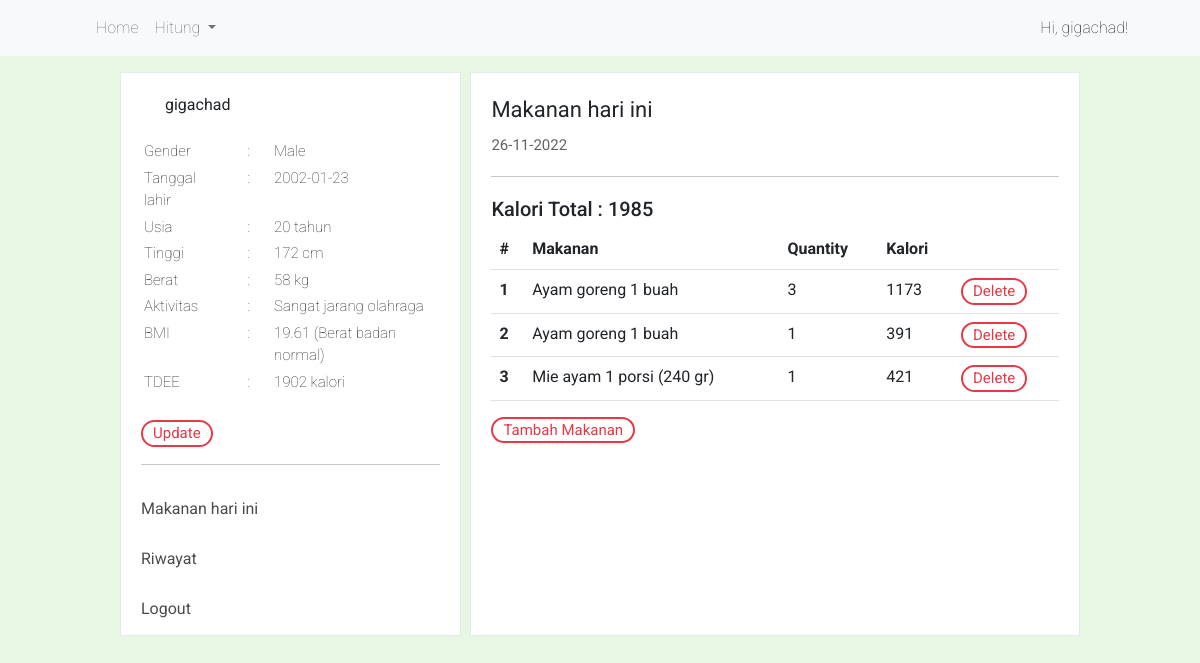
The app's page /views/akun.php (signed in) with its own data.
### tables this page shows
CREATE TABLE `badan` (
  `id_badan` int NOT NULL AUTO_INCREMENT,
  `berat` int DEFAULT NULL,
  `tinggi` int DEFAULT NULL,
  `id_exercise` int DEFAULT NULL,
  `date` date DEFAULT NULL,
  `id_user` int DEFAULT NULL,
  `status` varchar(45) DEFAULT NULL,
  `bmi` float DEFAULT NULL,
  `tdee` int DEFAULT NULL,
  PRIMARY KEY (`id_badan`),
  KEY `id_user_idx` (`id_user`),
  KEY `id_exercise_idx` (`id_exercise`),
  CONSTRAINT `id_exercises` FOREIGN KEY (`id_exercise`) REFERENCES `exercise` (`id_exercise`),
  CONSTRAINT `id_user` FOREIGN KEY (`id_user`) REFERENCES `user` (`id_user`)
);

CREATE TABLE `user` (
  `id_user` int NOT NULL AUTO_INCREMENT,
  `username` varchar(45) NOT NULL,
  `tanggal_lahir` date DEFAULT NULL,
  `password` varchar(45) NOT NULL,
  `gender` varchar(45) NOT NULL,
  PRIMARY KEY (`id_user`)
);

CREATE TABLE `exercise` (
  `id_exercise` int NOT NULL,
  `aktivitas` varchar(45) DEFAULT NULL,
  `poin` float DEFAULT NULL,
  PRIMARY KEY (`id_exercise`)
);

CREATE TABLE `riwayat_harian` (
  `id_riwayat` int NOT NULL AUTO_INCREMENT,
  `id_badan` int DEFAULT NULL,
  `date_riwayat` date DEFAULT NULL,
  `kalori_makanan` float DEFAULT NULL,
  PRIMARY KEY (`id_riwayat`),
  KEY `id_badan_idx` (`id_badan`),
  CONSTRAINT `id_badan` FOREIGN KEY (`id_badan`) REFERENCES `badan` (`id_badan`)
);

CREATE TABLE `makanan_harian` (
  `id_makanan_harian` int NOT NULL AUTO_INCREMENT,
  `id_makanan` int DEFAULT NULL,
  `jumlah` int DEFAULT NULL,
  `id_riwayat` int DEFAULT NULL,
  PRIMARY KEY (`id_makanan_harian`),
  KEY `id_maknan_idx` (`id_makanan`),
  KEY `id_riwayat_harian_idx` (`id_riwayat`),
  CONSTRAINT `id_makanan` FOREIGN KEY (`id_makanan`) REFERENCES `makanan` (`id_makanan`),
  CONSTRAINT `id_riwayat_harian` FOREIGN KEY (`id_riwayat`) REFERENCES `riwayat_harian` (`id_riwayat`)
);

CREATE TABLE `makanan` (
  `id_makanan` int NOT NULL,
  `nama_makanan` varchar(45) DEFAULT NULL,
  `kalori` int DEFAULT NULL,
  `ukuran` varchar(45) DEFAULT NULL,
  PRIMARY KEY (`id_makanan`)
);

### views/akun.php (the view, shortened to what this page needs)
<?php
include '../proses/connect.php';
$id_user = $_SESSION['id_user'];
$sql = "SELECT * FROM user INNER jOIN badan ON user.id_user = badan.id_user INNER JOIN exercise ON badan.id_exercise = exercise.id_exercise WHERE badan.id_user = $id_user AND badan.status = 'active' AND badan.id_exercise = exercise.id_exercise;";
$query = $connect->query($sql);
$data_badan = $query->fetch_assoc();
$dateOfBirth = $data_badan['tanggal_lahir'];
$today = date("d-m-Y");
$age = date_diff(date_create($dateOfBirth), date_create($today));
$bmi = $data_badan['bmi'];
$currentDate = date("Y/m/d");
$id_badan = $data_badan['id_badan'];
$sql = "SELECT * FROM user INNER JOIN badan ON user.id_user = badan.id_user INNER JOIN riwayat_harian ON badan.id_badan = riwayat_harian.id_badan WHERE badan.status = 'active' AND user.id_user = $id_user AND riwayat_harian.date_riwayat = '$currentDate' AND riwayat_harian.id_badan = $id_badan";
$query = $connect->query($sql);
$cek = mysqli_num_rows($query);
$data_riwayat = $query->fetch_assoc();
if ($cek == 0) {
    $sql = "INSERT INTO riwayat_harian (id_badan, date_riwayat, kalori_makanan) VALUES ($id_badan, '$currentDate',0)";
    $query = $connect->query($sql);
    if ($query) {
        $id_riwayat = $connect->insert_id;
        $_SESSION['id_riwayat'] = $id_riwayat;
    }
} else {
    $id_riwayat = $data_riwayat['id_riwayat'];
}
?>
<!DOCTYPE html>
<html lang="en">
<head>
    <link href="https://cdn.jsdelivr.net/npm/bootstrap@5.2.2/dist/css/bootstrap.min.css" rel="stylesheet">
    <link rel="stylesheet" href="../styles/default.css">
    <link rel="stylesheet" href="../styles/container.css">
    <link rel="stylesheet" href="../styles/grid.css">
    <link rel="stylesheet" href="../styles/margin.css">
    <link rel="stylesheet" href="../styles/shape.css">
    <link rel="stylesheet" href="../styles/size.css">
    <link rel="stylesheet" href="../styles/button.css">
    <link rel="stylesheet" href="../styles/input.css">
    <link rel="stylesheet" href="../styles/text.css">
</head>
<body>
    <div>
        <?php
        $page = "akun";
        include 'navbar.php' ?>
    </div>
    <div class="container-akun">
        <div class="grid-2-akun">
            <div class="container-border-gray">
                <div class="container-border-gray-profile">
                    <div class="underline">
                        <?php echo $_SESSION['username'] ?>
                        <table class="table-akun-desc v-align-top m-top-20px">
                            <tr>
                                <td>
                                    Gender
                                </td>
                                <td>:</td>
                                <td>
                                    <?php echo $data_badan['gender']; ?>
                                </td>
                            </tr>
                            <tr>
                                <td>
                                    Tanggal lahir
                                </td>
                                <td> : </td>
                                <td>
                                    <?php echo $data_badan['tanggal_lahir']; ?>
                                </td>
                            </tr>
                            <tr>
                                <td>
                                    Usia
                                </td>
                                <td>:</td>
                                <td>
                                    <?php echo $age->format('%y tahun'); ?>
                                </td>
                            </tr>
                            <tr>
                                <td>
                                    Tinggi
                                </td>
                                <td>:</td>
                                <td>
                                    <?php echo $data_badan['tinggi'] . " cm"; ?>
                                </td>
                            </tr>
                            <tr>
                                <td>
                                    Berat
                                </td>
                                <td>:</td>
                                <td>
                                    <?php echo $data_badan['berat'] . " kg"; ?>
                                </td>
                            </tr>
                            <tr>
                                <td>
                                    Aktivitas
                                </td>
                                <td>:</td>
                                <td>
                                    <?php echo $data_badan['aktivitas']; ?>
                                </td>
                            </tr>
                            <tr>
                                <td>
                                    BMI
                                </td>
                                <td>:</td>
                                <td>
                                    <?php echo $bmi . " ";
                                    if ($bmi >= 16 && $bmi < 18.5) {
                                        echo "(Berat badan kurang)";
                                    } else if ($bmi < 16) {
                                        echo "(Berat badan kurang berat)";
                                    } else if ($bmi >= 18.5 && $bmi < 25) {
                                        echo "(Berat badan normal)";
                                    } else if ($bmi >= 25 && $bmi < 30) {
                                        echo "(Berat badan berlebih)";
                                    } else if ($bmi >= 30) {
                                        echo "(Obesitas)";
                                    } ?>
                                </td>
                            </tr>
                            <tr>
                                <td>
                                    TDEE
                                </td>
                                <td>:</td>
                                <td>
                                    <?php echo $data_badan['tdee'] . " kalori"; ?>
                                </td>
                            </tr>
                        </table>
                        <br>
                        <a href="update_badan.php"><button class="button-akun">Update</button></a>
                    </div>
                </div>
                <div>
                    <a href="akun.php">
                        <div class="container-menu-akun">
                            Makanan hari ini
                        </div>
                    </a>
                    <a href="akun.php?page=riwayat">
                        <div class="container-menu-akun">
                            Riwayat
                        </div>
                    </a>
                    <a href="../proses/logout.php">
                        <div class="container-menu-akun">
                            Logout
                        </div>
                    </a>
                </div>
            </div>
            <div class="container-border-gray container-pad-20">
                <?php
                if (empty($_GET['page'])) {
                    include 'hari_ini.php';
                } else {
                    if ($_GET['page'] == 'riwayat') {
                        include 'riwayat_harian.php';
                    }
                }
                ?>
            </div>
        </div>
    </div>
</body>
</html>

### views/navbar.php (shortened to what this page needs)
<nav class="navbar navbar-expand-lg navbar-light bg-light f-weight-light">
    <div class="container-fluid width-80">
        <div class="collapse navbar-collapse" id="navbarSupportedContent">
            <ul class="navbar-nav me-auto mb-2 mb-lg-0">
                <li class="nav-item">
                    <a class="nav-link <?php if ($page == 'home') {
                                            echo "active";
                                        } ?>" aria-current="page" href="<?php if ($page != 'home') {
                                                                            echo "../";
                                                                        } ?>index.php">Home</a>
                </li>
                <li class="nav-item dropdown">
                    <a class="nav-link dropdown-toggle <?php if ($page == 'tdee' || $page == 'bmi' || $page == 'makanan') {
                                                            echo "active";
                                                        } ?>" href="#" role="button" data-bs-toggle="dropdown" aria-expanded="false">
                        Hitung
                    </a>
                </li>
            </ul>
            <?php if (empty($_SESSION['id_user'])) { ?>
                <div class="nav-item"><a class="nav-link" href="<?php
                                                                if ($page == 'home') {
                                                                    echo "views/loginpage.php";
                                                                } else {
                                                                    echo "loginpage.php";
                                                                }
                                                                ?>">Login</a></div>
            <?php } else { ?>
                <div class="nav-item"><a class="nav-link <?php if ($page == 'akun') {
                                                                echo "active";
                                                            } ?>" href="<?php
                                                                        if ($page == 'home') {
                                                                            echo "views/akun.php";
                                                                        } else {
                                                                            echo "akun.php";
                                                                        }
                                                                        ?>"><img class="icon-navbar m-right-20px" src="<?php if ($_SESSION['gender'] == 'Male') {
                                                                                                                        } ?>" alt=""><?php echo "Hi, " . $_SESSION['username'] ?>!</a></div>
            <?php  } ?>
        </div>
    </div>
</nav>

### views/hari_ini.php
<div class="underline title">Makanan hari ini <br> <span class="date"><?php echo $today; ?></span></div>
<div>
    <div>
        <h5>Kalori Total : <?php echo $data_riwayat['kalori_makanan']; ?></h5>
        <table class="table">
            <thead>
                <tr>
                    <th scope="col">#</th>
                    <th scope="col">Makanan</th>
                    <th scope="col">Quantity</th>
                    <th scope="col">Kalori</th>
                    <th scope="col"></th>
                </tr>
            </thead>
            <tbody>
                <?php
                $sql = "SELECT * FROM makanan INNER JOIN makanan_harian ON makanan.id_makanan = makanan_harian.id_makanan INNER JOIN riwayat_harian ON riwayat_harian.id_riwayat = makanan_harian.id_riwayat WHERE makanan_harian.id_riwayat = $id_riwayat;";
                $query = $connect->query($sql);
                $i = 1;
                while ($data_makanan = $query->fetch_assoc()) {
                    $kalori_makanan = $data_makanan['jumlah'] * $data_makanan['kalori'];
                ?>
                    <tr>
                        <th scope="row"><?php echo $i;
                                        $i++; ?></th>
                        <td><?php echo $data_makanan['nama_makanan'] . " " . $data_makanan['ukuran']; ?></td>
                        <td><?php echo $data_makanan['jumlah']; ?></td>
                        <td><?php echo $kalori_makanan; ?></td>
                        <td> <a href="../proses/delete_makanan.php?id=<?php echo $data_makanan['id_makanan_harian']; ?>"><button class="button-akun">Delete</button></a></td>
                    </tr>
                <?php } ?>
            </tbody>
        </table>
        <a href="tambah_makanan.php?id=<?php echo $id_riwayat; ?>"><button class="button-akun">Tambah Makanan</button></a>
    </div>
</div>

### styles/default.css (style rules this page uses)
body { font-family: 'Roboto', sans-serif; background-color: #e7f7e1; }

### styles/container.css (style rules this page uses)
.container-border-gray { border-color: rgb(226, 235, 242); border-width: 1px; border-style: solid; background-color: white; }
.container-border-gray-profile { padding-top: 20px; padding-left: 20px; padding-right: 20px; }
.container-pad-20 { padding: 20px 20px; }
.container-akun { width: 80%; margin: auto; margin-top: 2vh; }
.table-akun-desc { font-size: 15px; font-weight: 100; border-collapse: separate; }
.table-akun-desc td { font-weight: 100; border-left: 20px solid; border-color: transparent; vertical-align: top; }
.table-akun-desc tr>td:first-child { border: 0px; }
.container-menu-akun { color: rgba(0, 0, 0, 0.705); height: 50px; padding: 12px 20px; transition: 0.2s; }

### styles/grid.css (style rules this page uses)
.grid-2-akun { display: grid; grid-template-columns: 35.5% 63.5%; grid-gap: 1%; margin-bottom: 20px; }

### styles/margin.css (style rules this page uses)
.m-top-20px { margin-top: 20px; }

### styles/shape.css (style rules this page uses)
.underline { border-color: rgba(73, 73, 73, 0.301); box-sizing: border-box; border-style: solid; border-width: thin; border-top-width: 0px; border-left-width: 0px; border-right-width: 0px; border-bottom-width: 1px; margin-bottom: 20px; padding-bottom: 17px; }

### styles/size.css (style rules this page uses)
.width-80 { width: 90%; }

### styles/button.css (style rules this page uses)
a { text-decoration: none; }
.button-akun { border-radius: 20px; background-color: white; border-style: solid; border-color: #e63946; padding: 0 10px; color: #e63946; font-size: 15px; transition: 0.2s; }

### styles/text.css (style rules this page uses)
.f-weight-light { font-weight: 100; }
.title { font-size: 22px; }
.date { font-size: 15px; color: rgba(0, 0, 0, 0.61); }

### records on screen
badan: id_user.gender "Male", id_user.tanggal_lahir "2002-01-23", id_user.tanggal_lahir "20 tahun", tinggi "172", berat "58", id_exercise.aktivitas "Sangat jarang olahraga", bmi "19.61", tdee "1902"
user: riwayat_harian.kalori_makanan "1985"
makanan_harian: id_makanan.nama_makanan "Ayam goreng", id_makanan.ukuran "1 buah", jumlah "3", jumlah.kalori "1173"
makanan_harian: id_makanan.nama_makanan "Ayam goreng", id_makanan.ukuran "1 buah", jumlah "1", id_makanan.kalori "391"
makanan_harian: id_makanan.nama_makanan "Mie ayam", id_makanan.ukuran "1 porsi (240 gr)", jumlah "1", id_makanan.kalori "421"

### other values on screen
$_SESSION['username'] "gigachad"
